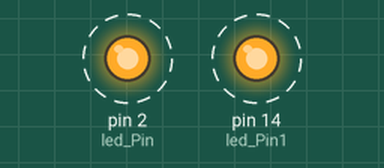
A sketch run on a simulated Arduino Uno, built with avr-gcc and run on an emulated ATmega328P. On the bench: output pins drawn as LEDs (lit = HIGH). Dashed ring = blinking. What the sketch prints to the serial monitor is not drawn.

Above: at 0.5 s.
Timing chart, 0 to 4.6 s (numbered marks = the images above):
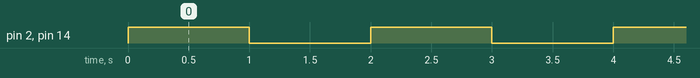

Measured:
- by itself, pin 2 (led_Pin), pin 14 (led_Pin1): alternates HIGH for 1.0 s and LOW for 1.0 s

The sketch:

sketch_mar21b.ino
```cpp
#define led_Pin 2
#define led_Pin1 14

void setup() {
  Serial.begin(115200);
  pinMode(led_Pin, OUTPUT);
  pinMode(led_Pin1, OUTPUT);
}

void loop() {
  digitalWrite(led_Pin, HIGH);
  digitalWrite(led_Pin1, HIGH);
  Serial.println("LED ON");
  delay(1000);  // 原代码缺少 delay(1000) 为点亮状态

  digitalWrite(led_Pin, LOW);
  digitalWrite(led_Pin1, LOW);  // 建议同时熄灭两个LED
  Serial.println("LED OFF");
  delay(1000);
}
```
